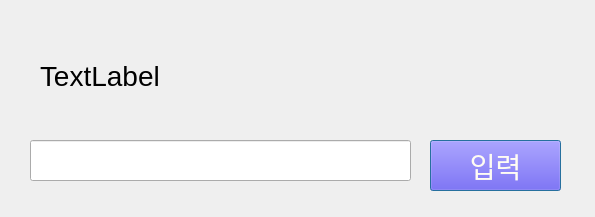
<?xml version="1.0" encoding="UTF-8"?>
<ui version="4.0">
 <class>Dialog</class>
 <widget class="QDialog" name="Dialog">
  <property name="geometry">
   <rect>
    <x>0</x>
    <y>0</y>
    <width>595</width>
    <height>217</height>
   </rect>
  </property>
  <property name="windowTitle">
   <string>Dialog</string>
  </property>
  <widget class="QLineEdit" name="textinput">
   <property name="geometry">
    <rect>
     <x>30</x>
     <y>140</y>
     <width>381</width>
     <height>41</height>
    </rect>
   </property>
   <property name="font">
    <font>
     <pointsize>21</pointsize>
    </font>
   </property>
  </widget>
  <widget class="QPushButton" name="button">
   <property name="geometry">
    <rect>
     <x>430</x>
     <y>140</y>
     <width>131</width>
     <height>51</height>
    </rect>
   </property>
   <property name="font">
    <font>
     <pointsize>21</pointsize>
    </font>
   </property>
   <property name="styleSheet">
    <string notr="true">background-color: rgb(66, 30, 255);
color: rgb(255, 252, 243);</string>
   </property>
   <property name="text">
    <string>입력</string>
   </property>
  </widget>
  <widget class="QLabel" name="textoutput">
   <property name="geometry">
    <rect>
     <x>40</x>
     <y>30</y>
     <width>511</width>
     <height>91</height>
    </rect>
   </property>
   <property name="font">
    <font>
     <pointsize>21</pointsize>
    </font>
   </property>
   <property name="text">
    <string>TextLabel</string>
   </property>
  </widget>
 </widget>
 <resources/>
 <connections/>
</ui>
